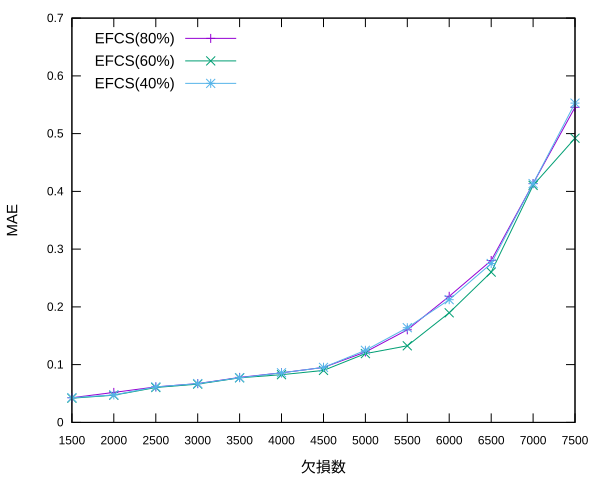

This chart was generated by the following gnuplot code:
set terminal svg
set output "efcs_overlap.svg"
set key left font "Arial,15"
set xlabel "欠損数" font "Arial,15"
set ylabel "MAE" font "Arial,15"
set xrange [1500:7500]
set yrange [0:0.7]
set xtics 500
plot \
"../artificiality_MP19_overlap_threshold0.200000/EFCS_OVERLAP_averageMAE.txt" with linespoints title "EFCS(80%)",\
"../artificiality_MP19_overlap_threshold0.400000/EFCS_OVERLAP_averageMAE.txt" with linespoints title "EFCS(60%)",\
"../artificiality_MP19_overlap_threshold0.600000/EFCS_OVERLAP_averageMAE.txt" with linespoints title "EFCS(40%)",\
